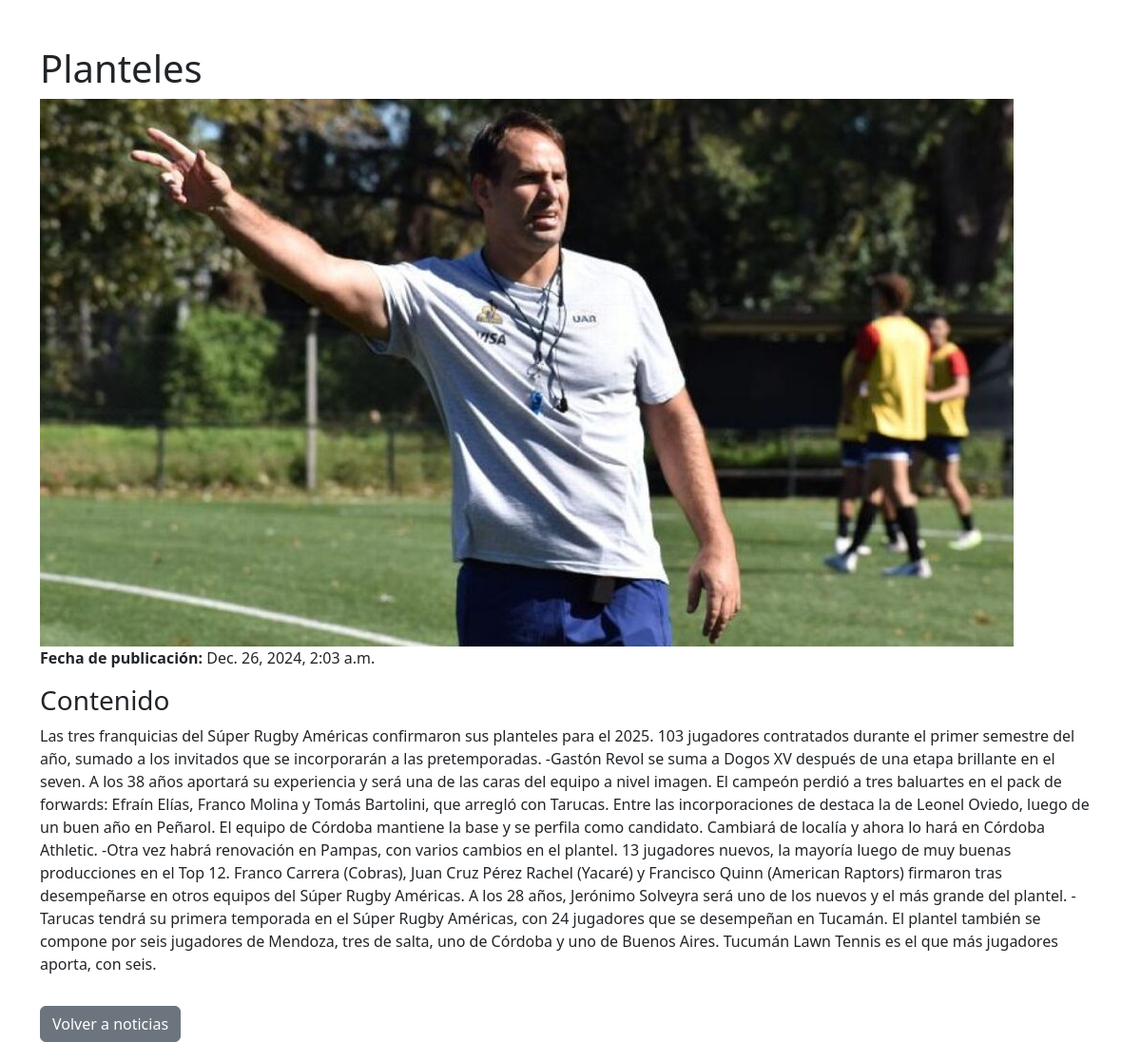
Screenshot of /detalle/1/ with the database file from the repository.
### blog/models.py (models this page shows, shortened)
class Post(models.Model):
    titulo = models.CharField(max_length=200)
    contenido = models.TextField()
    descripcion = models.TextField()
    fecha_publicacion = models.DateTimeField()
    imagen = models.ImageField(upload_to='posts/', blank=True, null=True)
    categoria = models.CharField(max_length=100)  # Campo categoria, debe existir
    destacado = models.BooleanField(default=False)
    creado = models.DateTimeField(auto_now_add=True)

### blog/views.py (the view)
# urls.py: path('detalle/<int:id>/', views.detalle_noticia, name='detalle_noticia'),  # Vista de detalle de una noticia
def detalle_noticia(request, id):
    post = get_object_or_404(Post, id=id)
    return render(request, 'detalle_noticia.html', {'post': post})

### blog/templates/detalle_noticia.html (shortened to what this page needs)
<!DOCTYPE html>
<html lang="es">
<head>
    <link href="https://cdn.jsdelivr.net/npm/bootstrap@5.3.0-alpha1/dist/css/bootstrap.min.css" rel="stylesheet">
</head>
<body>
    <div class="container mt-5">
        <h1>{{ post.titulo }}</h1>
        {% if post.imagen %}
            <img src="{{ post.imagen.url }}" alt="{{ post.titulo }}" class="img-fluid">
        {% endif %}
        <p><strong>Fecha de publicación:</strong> {{ post.fecha_publicacion }}</p>
        <div>
            <h3>Contenido</h3>
            <p>{{ post.contenido }}</p>
        </div>
        <a href="{% url 'categoria_rugby_noticias' %}" class="btn btn-secondary mt-3">Volver a noticias</a>
    </div>
</body>
</html>

### rows the page displays
Post: titulo "Planteles", imagen (picture), fecha_publicacion "Dec. 26, 2024, 2:03 a.m.", contenido "Las tres franquicias del Súper Rugby Américas confirmaron sus planteles para el 2025. 103 jugadores contratados durante el primer semestre del año, sumado a los invitados que se incorporarán a las pretemporadas. -Gastón Revol se suma a Dogos XV después de una etapa brillante en el seven. A los 38 años aportará su experiencia y será una de las caras del equipo a nivel imagen. El campeón perdió a tres baluartes en el pack de forwards: Efraín Elías, Franco Molina y Tomás Bartolini, que arregló con Tarucas. Entre las incorporaciones de destaca la de Leonel Oviedo, luego de un buen año en Peñarol. El equipo de Córdoba mantiene la base y se perfila como candidato. Cambiará de localía y ahora lo…"
